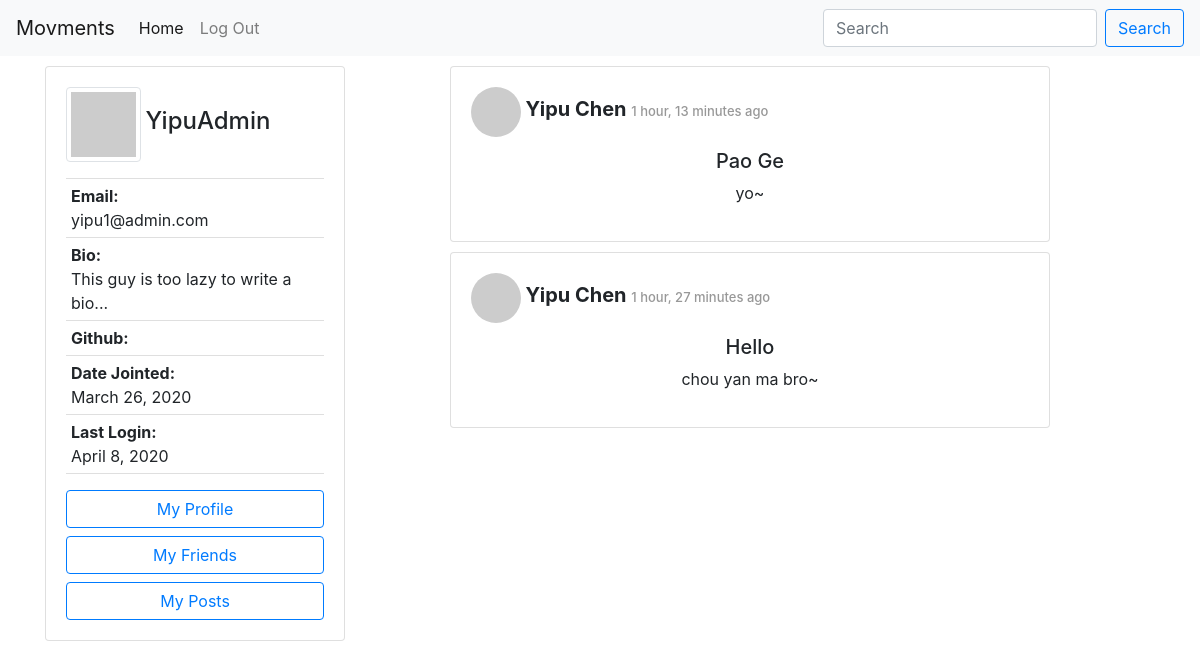
The app's page /author/3634e82f-a23a-4345-bbc5-64624e3988fb/posts (signed in) with its own data.
### accounts/models.py (models this page shows, shortened)
class Author(AbstractBaseUser):
    email=models.EmailField(
        verbose_name='email address',
        max_length=60,
        unique=True,
    )
    id = models.CharField(primary_key=True, default=uuid.uuid4().urn[9:], editable=False,max_length=100,unique=True)
    displayName = models.CharField(max_length=30)
    lastName = models.CharField(max_length=30, blank=True)
    firstName = models.CharField(max_length=30, blank=True)
    host = models.CharField(default=settings.HOSTNAME, max_length=100)
    url = models.CharField(default="", max_length=100)
    avatar = models.ImageField(upload_to='avatar/', default = 'avatar/default-avatar.png', blank=True, null=True)
    github = models.URLField(default="", max_length=100, null=True)
    bio = models.CharField(default="This guy is too lazy to write a bio...", max_length=200, blank=True, null=True)
    date_joined=models.DateField(verbose_name="date joined", auto_now=True)
    last_login=models.DateField(verbose_name="last login", auto_now=True)
    active=models.BooleanField(default=True)
    activated=models.BooleanField(default=False)
    node=models.BooleanField(default=False)
    admin=models.BooleanField(default=False)
    share=models.BooleanField(default=False)
    share_image=models.BooleanField(default=False)
    objects = AuthorManager()
    USERNAME_FIELD = 'email'
    REQUIRED_FIELDS = ['displayName', ]

### posting/models.py (models this page shows, shortened)
class Post(models.Model):
    id = models.UUIDField(primary_key=True, default=uuid.uuid4, max_length=50, editable=False)
    author = models.ForeignKey(Author, on_delete=models.CASCADE)
    title = models.CharField(max_length=100)
    contentType = models.CharField(max_length=20, default = 'text/plain', choices=CONTENT_TYPE)
    origin = models.CharField(default="",max_length=200, editable=False)
    source = models.CharField(max_length=200, blank=True)
    content = models.TextField()
    categories = models.CharField(max_length=200, blank=True)
    unlisted = models.BooleanField(default=False, choices=UNLISTED)
    published = models.DateTimeField('date posted', auto_now_add=True, blank=True)
    visibility = models.CharField(max_length=10, default = 'PUBLIC', choices=POST_VISIBILITY)
    visibleTo = models.TextField(blank=True)

### posting/views.py (the view)
# urls.py: path('author/<str:author_id>/posts', APIviews.ViewUserPosts.as_view(), name='view user posts'),
class ViewUserPosts(APIView):
    '''
    show a specified author's posts.
    '''
    permission_classes = [IsAuthenticated]
    def get(self, request, author_id, format=None):
        try:
            author = Author.objects.filter(id=author_id)
            if not author.exists():
                return HttpResponseNotFound("Author Not Found")
            author = Author.objects.get(id=author_id)
            posts = getVisiblePosts(request.user, author)
            posts.sort(key=lambda x: x.published, reverse=True)
            context = {
                "posts": posts,
                "allowEdit": True,
            }
            return render(request, "posting/user-post-list.html", context)
        except Exception as e:
            return HttpResponseServerError(e)

### posting/helper_functions.py (called while the page is built, shortened)
def getVisiblePosts(requester, author=None):
    result = set()
    if requester.is_anonymous or requester.host != settings.HOSTNAME:
        if author:
            return list(Post.objects.filter(author=author, visibility='PUBLIC', unlisted=False).order_by('-published'))
        else:
            return list(Post.objects.filter(visibility='PUBLIC', unlisted=False).order_by('-published'))

### posting/templates/posting/user-post-list.html (shortened to what this page needs)
{% extends 'posting/homepage.html' %}
{% block shortProfile %}
    {% if request.user.is_authenticated %}
        {% include 'posting/profile-card.html' with request=request%}
    {% endif %}
{% endblock %}
{% block content %}
{% if posts %}
<ul>
    {% for post in posts %}
        {% include 'posting/post-full-view.html' with post=post %}
    {% endfor %}
</ul>
{% endif %}
{% endblock %}

### posting/templates/posting/profile-card.html (shortened to what this page needs)
<div class="card  position-fixed" style="width: 300px;">
    <div class="card-body">
    <img src="https://avatars.dicebear.com/v2/jdenticon/{{ request.user.displayName }}.svg" id="imgProfile" style="width: 75px; height: 75px" class="img-thumbnail" />
    <h4 class="card-title" style="display: inline;">{{request.user.displayName }}</h4>
    <p class="card-text">
        <ul class="list-group list-group-flush" >
            <li  class="list-group-item" style="padding: 5px;"><span style="font-weight: bold;">Email:</span><br>{{ request.user.email }}</li>
            <li  class="list-group-item" style="padding: 5px;"><span style="font-weight: bold;">Bio:</span><br>{{ request.user.bio }}</li>
            <li  class="list-group-item" style="padding: 5px;"><span style="font-weight: bold;">Github:</span><br>{{ request.user.github }}</li>
            <li  class="list-group-item" style="padding: 5px;"><span style="font-weight: bold;">Date Jointed:</span><br> {{ request.user.date_joined }}</li>
            <li  class="list-group-item" style="padding: 5px;"><span style="font-weight: bold;">Last Login:</span><br>{{ request.user.last_login }}</li>
        </ul>
    </p>
    <div id="user-menu">
        <a href="{% url 'accounts:view profile' request.user.id %}" class="btn btn-outline-primary btn-block">My Profile</a>
        <a href="{% url 'friendship:get friends list' request.user.id %}" class="btn btn-outline-primary btn-block">My Friends</a>
        <a href="{% url 'posting:view user posts' request.user.id %}" class="btn btn-outline-primary btn-block">My Posts</a>
    </div>
    </div>
</div>

### posting/templates/posting/post-full-view.html (shortened to what this page needs)
<div class="card" style="width: 600px;height: auto">
    <div class="card-body">
        <div class='card-title'>
            <img src="https://avatars.dicebear.com/v2/jdenticon/{{post.author.displayName}}.svg" id="imgProfile" style="width: 50px; height: 50px ;border-radius:50%;"/>
            <h5 class="post-tile" style="display: inline;"><b>{{ post.author.displayName }} </b> <span id="timestamp"> {{ post.published|timesince }} ago</span></h5>
        </div>
        <div class="card-content">
            <div class="content-container" style="width:auto;height:auto;">
                <div class='post-content-continer' style="text-align: center;">
                    <h5>{{post.title}}</h5>
                    {% if post.contentType == 'image/png;base64' %}
                    <img alt="Post Image" style="max-width:300px;max-height:300px;padding-bottom: 10px;"/>
                    {% elif post.contentType == 'image/jpeg;base64' %}
                    <img alt="Post Image" style="max-width:300px;max-height:300px;padding-bottom: 10px;"/>
                    {% elif post.contentType == 'application/base64' %}
                    <p>I dont know how to display application yet</p>
                    {% elif post.contentType == 'text/markdown' %}
                    <div id="markdown">{{ post.content_markdown | safe }}</div>
                    {% else %}
                        <p>{{ post.content }}</p >
                    {% endif %}
                </div>
            </div>
        </div>
    </div>
</div>

### posting/templates/posting/base.html (style rules this page uses)
#timestamp { font-size: small; color:#989898; }
.card { margin-top: 10px; }

### records on screen
Author: user.displayName "YipuAdmin", user.email "yipu1@admin.com", user.bio "This guy is too lazy to write a bio...", user.date_joined "March 26, 2020", user.last_login "April 8, 2020"
Post: author.displayName "Yipu Chen", published "1 hour, 13 minutes", title "Pao Ge", content "yo~"
Post: author.displayName "Yipu Chen", published "1 hour, 27 minutes", title "Hello", content "chou yan ma bro~"
